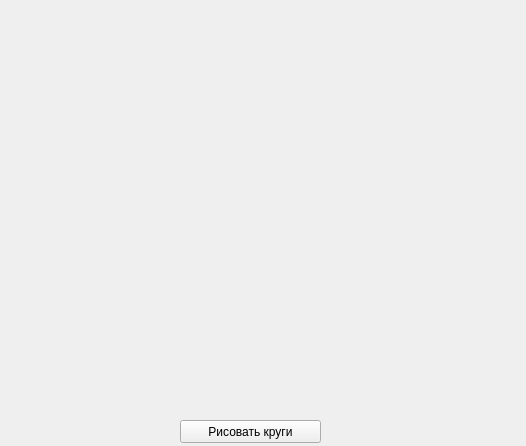
<?xml version="1.0" encoding="UTF-8"?>
<ui version="4.0">
 <class>MainWindow</class>
 <widget class="QMainWindow" name="MainWindow">
  <property name="geometry">
   <rect>
    <x>0</x>
    <y>0</y>
    <width>526</width>
    <height>446</height>
   </rect>
  </property>
  <property name="windowTitle">
   <string>MainWindow</string>
  </property>
  <widget class="QWidget" name="centralwidget">
   <widget class="QPushButton" name="pushButton">
    <property name="geometry">
     <rect>
      <x>180</x>
      <y>420</y>
      <width>141</width>
      <height>23</height>
     </rect>
    </property>
    <property name="text">
     <string>Рисовать круги</string>
    </property>
   </widget>
  </widget>
 </widget>
 <resources/>
 <connections/>
</ui>
